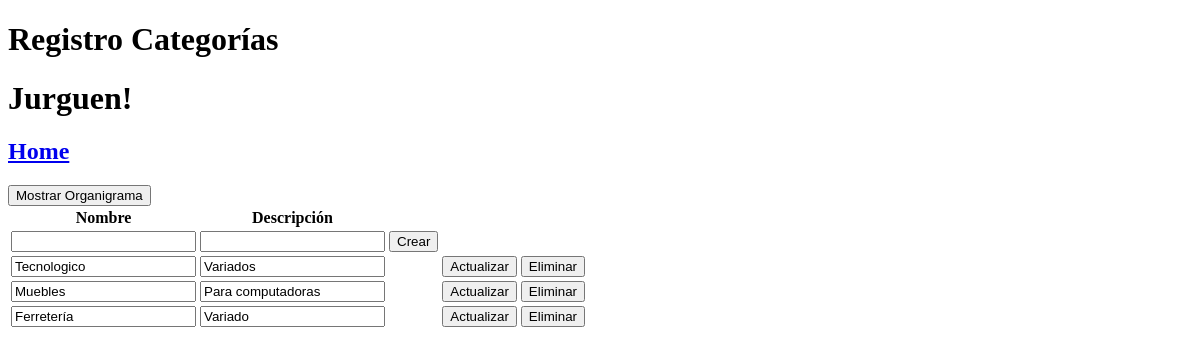
Screenshot of /view/categoriaView.php (signed in) with the database file from the repository.
### tables this page shows
CREATE TABLE `tbcategoria` (
  `tbcategoriaid` int(11) NOT NULL,
  `tbcategoriasigla` varchar(4) NOT NULL,
  `tbcategorianombre` varchar(30) NOT NULL,
  `tbcategoriadescripcion` varchar(1000) NOT NULL,
  `tbcategoriaactivo` tinyint(4) NOT NULL
);

### data/categoriaData.php (called while the page is built, shortened)
<?php
include '../domain/categoria.php';
class CategoriaData extends Data
{
    public function getAllTBCategorias()
    {
        $conn = mysqli_connect($this->server, $this->user, $this->password, $this->db);
        $conn->set_charset('utf8');
        $querySelect = "SELECT * FROM tbcategoria WHERE tbcategoriaactivo = 1;";
        $result = mysqli_query($conn, $querySelect);
        $array = array();
        while ($row = mysqli_fetch_array($result)) {
            $currentCategoria = new Categoria($row['tbcategoriaid'], $row['tbcategoriasigla'], $row['tbcategorianombre'], $row['tbcategoriadescripcion'], $row['tbcategoriaactivo']);
            array_push($array, $currentCategoria);
        }
        return $array;
    }
}

### business/categoriaBusiness.php (called while the page is built, shortened)
<?php
include '../data/categoriaData.php';
class CategoriaBusiness
{
    private $categoriaData;
    public function __construct()
    {
        $this->categoriaData = new CategoriaData();
    }
    public function getAllTBCategoria()
    {
        return $this->categoriaData->getAllTBCategorias();
    }
}

### domain/categoria.php (called while the page is built, shortened)
<?php
class Categoria{
    private $id;
    private $nombre;
    private $descripcion;
    function __construct($id, $sigla, $nombre, $descripcion, $activo)
    {
        $this->id = $id;
        $this->nombre = $nombre;
        $this->descripcion = $descripcion;
    }
    function getId(){
        return $this->id;
    }
    function getNombre(){
        return $this->nombre;
    }
    function getDescripcion(){
        return $this->descripcion;
    }
}
?>

### view/categoriaView.php (the view, shortened to what this page needs)
<!DOCTYPE html>
<html lang="en">
<head>
    <link rel="stylesheet" href="https://cdnjs.cloudflare.com/ajax/libs/toastr.js/latest/css/toastr.min.css">
    <?php
    include '../business/categoriaBusiness.php';
    if (isset($_SESSION['nombre'])) {
        $clienteNombre = $_SESSION['nombre'];
    } else {
        echo "No has iniciado sesión";
    }
    ?>
</head>
<body>
    <header>
        <h1>Registro Categorías</h1>
        <h1><?php echo "$clienteNombre!" ?></h1>
        <h2><a href="inicioView.php">Home</a></h2>
    </header>
    <button id="openMapModal">Mostrar Organigrama</button>
    <section id="form">
        <table>
            <tr>
                <th>Nombre</th>
                <th>Descripción</th>
            </tr>
            <form method="post" enctype="multipart/form-data" action="../business/categoriaAction.php">
                <tr>
                    <td><input required type="text" name="categoriaNombreView" id="categoriaNombreView" pattern="^[A-Za-zÁÉÍÓÚáéíóúÑñ\s]+$" title="Solo se permiten letras, espacios y tildes" maxlength="30" /></td>
                    <td><input required type="text" name="categoriaDescripcionView" id="categoriaDescripcionView" maxlength="1000" /></td>
                    <td><input type="submit" value="Crear" name="create" id="create" /></td>
                </tr>
            </form>
            <?php
            $categoriaBusiness = new categoriaBusiness();
            $allCategorias = $categoriaBusiness->getAllTBCategoria();
            foreach ($allCategorias as $current) {
                echo '<form method="post" enctype="multipart/form-data" action="../business/categoriaAction.php">';
                echo '<tr>';
                echo '<td><input type="text" name="categoriaNombreView" id="categoriaNombreView" pattern="^[A-Za-zÁÉÍÓÚáéíóúÑñ\s]+$" title="Solo se permiten letras, espacios y tildes" maxlength="30" value="' . $current->getNombre() . '"/></td>';
                echo '<td><input type="text" name="categoriaDescripcionView" id="categoriaDescripcionView" maxlength="1000" value="' . $current->getDescripcion() . '"/></td>';
                echo '<td><input type="hidden" name="categoriaActivoView" id="categoriaActivoView" ' . ($current->getActivo() == 1 ? "checked" : "") . '/></td>';
                echo '<td><input type="submit" value="Actualizar" name="update" id="update" /></td>';
                echo '<td><button type="button" class="btn btn-danger delete_categoria" tbcategoriaid="' . $current->getId() . '">Eliminar</button></td>';
                echo '</tr>';
                echo '</form>';
            }
            ?>
        </table>
    </section>
</body>
</html>

### rows the page displays
tbcategoria: categoriaNombreView "Tecnologico", categoriaDescripcionView "Variados"
tbcategoria: categoriaNombreView "Muebles", categoriaDescripcionView "Para computadoras"
tbcategoria: categoriaNombreView "Ferretería", categoriaDescripcionView "Variado"

### other values shown
$clienteNombre "Jurguen"
